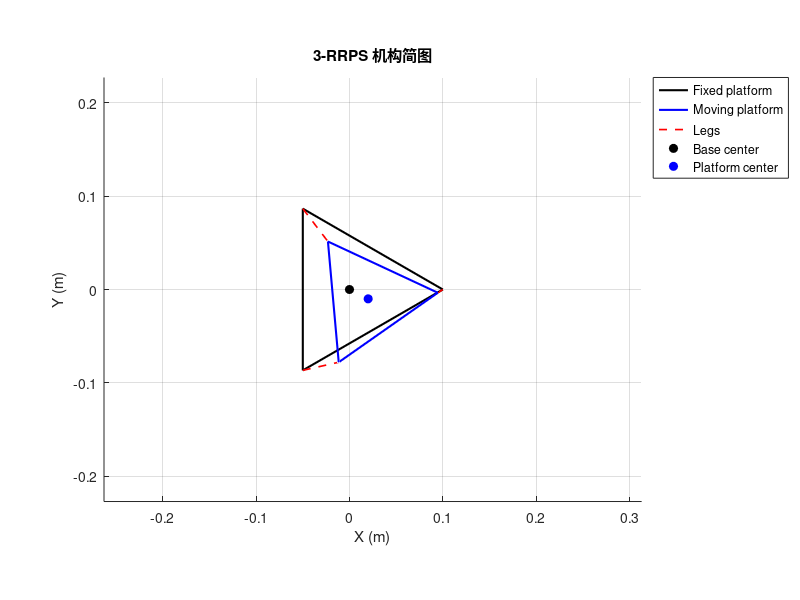

The MATLAB source for this figure:
%% ik_simulation.m
% 逆运动学计算流程示例
% 说明：脚本按公式(1)-(9)组织计算步骤，变量命名与题目描述保持一致。

clear; clc; close all;

%% 1. 定义参数
% 固定/动平台半径 (单位: m)
g = 0.10;     % 固定平台半径
h = 0.075;    % 动平台半径

% 臂附着角 gamma_i (固定平台与动平台按相同顺序布置)
% 这里给出对称三点布置 (0°, 120°, 240°)
Gamma = deg2rad([0, 120, 240]);

% 欧拉角 (ZYX: yaw-pitch-roll)
alpha = deg2rad(5);   % yaw
beta  = deg2rad(3);   % pitch
gamma = deg2rad(-2);  % roll

% 平台位置 p = [x y z]^T
p = [0.02; -0.01; 0.45];

% 坐标系定义：
% {A} 固定平台坐标系，{B} 动平台坐标系。
% 设定各附着点位于各自平台的 XY 平面，Z=0。

%% 2. 按公式(1)构造从 {B} 到 {A} 的旋转矩阵 A_BR
ca = cos(alpha); sa = sin(alpha);
cb = cos(beta); sb = sin(beta);
cg = cos(gamma); sg = sin(gamma);

A_BR = [ca * cb, ca * sb * sg - sa * cg, ca * sb * cg + sa * sg; ...
        sa * cb, sa * sb * sg + ca * cg, sa * sb * cg - ca * sg; ...
        -sb,     cb * sg,              cb * cg];

%% 3. 计算 a_i 与 b_i，并按公式(2)-(4)得到 d_i 与 x_i,y_i,z_i
nLegs = numel(Gamma);
a = zeros(3, nLegs);
b = zeros(3, nLegs);

for i = 1:nLegs
    % 固定平台点 a_i (在 {A} 坐标系)
    a(:, i) = [g * cos(Gamma(i)); g * sin(Gamma(i)); 0];
    % 动平台点 b_i (在 {B} 坐标系)
    b(:, i) = [h * cos(Gamma(i)); h * sin(Gamma(i)); 0];
end

% 按公式(2)-(4)计算 d_i 和分量
% d_i = p + A_BR * b_i - a_i
D = zeros(3, nLegs);
for i = 1:nLegs
    D(:, i) = p + A_BR * b(:, i) - a(:, i);
end
x_i = D(1, :);
y_i = D(2, :);
z_i = D(3, :);

%% 4. 计算执行器长度 d_i (公式(5))
leg_length = sqrt(x_i.^2 + y_i.^2 + z_i.^2);

%% 5. 构造 A_CiR (公式(8))，按公式(9)求解主动关节角 theta_i
% 假设每条执行器的局部坐标系 {Ci}：
% x 轴沿着固定平台圆周切向旋转 gamma_i，z 轴与 {A} 同向。
% A_CiR 将 {A} 坐标系向 {Ci} 旋转
A_CiR = zeros(3, 3, nLegs);
theta = zeros(1, nLegs);

for i = 1:nLegs
    cgi = cos(Gamma(i));
    sgi = sin(Gamma(i));
    A_CiR(:, :, i) = [cgi, -sgi, 0; sgi, cgi, 0; 0, 0, 1];
    d_ci = A_CiR(:, :, i).' * D(:, i); % {A} -> {Ci}
    % 主动关节角 theta_i (绕 {Ci} 的 y 轴转动示例)
    theta(i) = atan2(d_ci(3), d_ci(1));
end

%% 6. 示例：打印结果
fprintf('=== 执行器长度 d_i ===\n');
disp(leg_length.');

fprintf('=== 主动关节角 theta_i (rad) ===\n');
disp(theta.');

%% 7. 绘制机构简图（固定/动平台与三条支链）
figure('Name', '3-RRPS Mechanism Schematic');
hold on; grid on; axis equal;

% 固定平台与动平台点（在 {A} 坐标系下）
a_pts = a;
b_pts_A = p + A_BR * b;

% 关闭多边形以绘制平台轮廓
a_poly = [a_pts, a_pts(:, 1)];
b_poly = [b_pts_A, b_pts_A(:, 1)];

h_fixed = plot3(a_poly(1, :), a_poly(2, :), a_poly(3, :), 'k-', 'LineWidth', 1.5);
h_moving = plot3(b_poly(1, :), b_poly(2, :), b_poly(3, :), 'b-', 'LineWidth', 1.5);

% 绘制支链连线
for i = 1:nLegs
    h_leg_current = plot3([a_pts(1, i), b_pts_A(1, i)], ...
                          [a_pts(2, i), b_pts_A(2, i)], ...
                          [a_pts(3, i), b_pts_A(3, i)], 'r--', 'LineWidth', 1.2);
    if i == 1
        h_leg = h_leg_current;
    end
end

% 绘制平台中心
h_base = plot3(0, 0, 0, 'ko', 'MarkerFaceColor', 'k');
h_platform = plot3(p(1), p(2), p(3), 'bo', 'MarkerFaceColor', 'b');

xlabel('X (m)'); ylabel('Y (m)'); zlabel('Z (m)');
legend([h_fixed, h_moving, h_leg, h_base, h_platform], ...
       {'Fixed platform', 'Moving platform', 'Legs', 'Base center', 'Platform center'}, ...
       'Location', 'bestoutside');
title('3-RRPS 机构简图');
